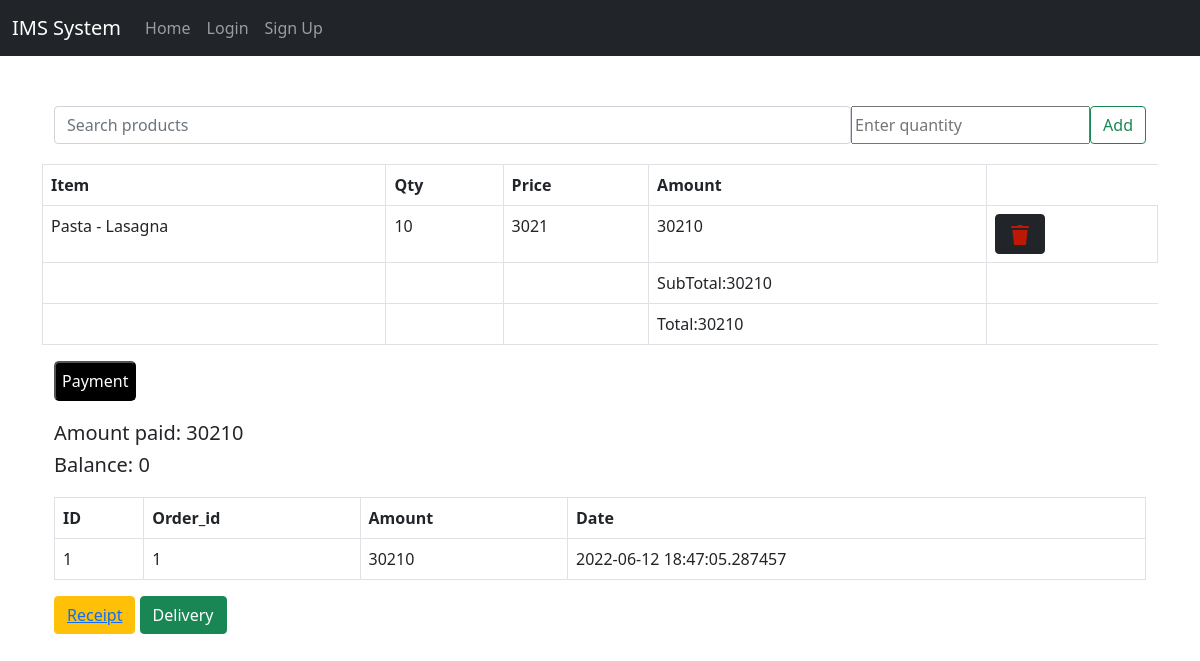
Page /order/1 on the committed database.
### app/models/orderdetails.py (models this page shows)
class OrderDetails(db.Model):
    __tablename__='orderdetails'
    id = db.Column(db.Integer, primary_key=True)
    order_id = db.Column(db.Integer, db.ForeignKey('orders.id'))
    pid = db.Column(db.Integer, db.ForeignKey('products.id'))
    quantity = db.Column(db.Integer, nullable=False)
    current_bp = db.Column(db.Integer,  nullable=True)
    current_sp = db.Column(db.Integer, nullable=True)
    order = relationship("Orders", backref="orderdetails")
    od = relationship("Products", backref="orderdetails")

### app/models/products.py (models this page shows)
class Products(db.Model):
    __tablename__ = 'products'
    id = db.Column(db.Integer, primary_key=True)
    name = db.Column(db.String(80), unique=True, nullable=False)
    bp = db.Column(db.Integer,  nullable=False)
    sp = db.Column(db.Integer, nullable=False)
    user_id = db.Column(db.Integer, db.ForeignKey('users.id'))

### app/models/payments.py (models this page shows)
class Payments(db.Model):
    __tablename__='payments'
    id = db.Column(db.Integer, primary_key=True)
    order_id = db.Column(db.Integer,db.ForeignKey('orders.id'))
    amount = db.Column(db.Integer, nullable=False)
    created_at = db.Column(db.DateTime, nullable=False,default=datetime.utcnow)
    order = relationship("Orders", backref="payments")

### app/main.py (the view, shortened to what this page needs)
@app.route('/order/<int:id>', methods=['GET','POST'])
def search(id):
    if request.method == 'GET':
        p = Products.query.all()
        pay = Payments.query.filter(Payments.order_id == id)
        ods = OrderDetails.query.with_entities(OrderDetails.order_id, OrderDetails.pid,OrderDetails.quantity ,Products.name,Products.sp).join(Products).filter(OrderDetails.order_id == id)
        for i in ods:
            pass
        return render_template('make_order.html',id=id,p = p,pay=pay,ods=ods)

### app/main.py (called while the page is built)
@app.context_processor
def utility_processor():
    def compute_quanity(orderID: int):
        inv = OrderDetails.query.with_entities(OrderDetails.quantity,Products.sp).join(Products).filter(OrderDetails.order_id == orderID).all()
        totals = list(map(lambda tupl: tupl[0]* tupl[1], inv))
        return sum(totals)
    return dict(compute_quanity=compute_quanity)

@app.teardown_appcontext
def shutdown_session(exception=None):
    db.session.remove()

### app/templates/make_order.html (shortened to what this page needs)
<!DOCTYPE html>
<html lang="en">
<head>
    <link rel="stylesheet" href="/static/css/boot 5/bootstrap.min.css">
    <link rel="stylesheet" href="/static/css/font-awesome4.7.0.min.css">
</head>
<body>
<nav class="navbar navbar-expand-lg navbar navbar-dark bg-dark">
        <div class="container-fluid">
          <a class="navbar-brand" href="#">IMS System</a>
          <div class="collapse navbar-collapse" id="navbarNavDropdown">
            <ul class="navbar-nav">
              <li class="nav-item">
                <a class="nav-link " href="/">Home</a>
              </li>
            </ul>
            <span  class="navbar-nav justify-content-end">
              {% if not current_user.is_authenticated %}
              <li class="nav-item"><a class="nav-link" href="/login"> Login</a></li>
              <li class="nav-item"><a class="nav-link" href="/signup"> Sign Up</a></li>
              {% endif %}
            </span>
          </div>
        </div>
</nav>
<div class='container'>
      <div class="container ">
          <form class="d-flex" action="/order/{{id}}" method="post">
            <input class="form-control " list="datalistOptions" id="i" name="search" type="search" placeholder="Search products" aria-label="Search">
            <input name="qty" type="text" placeholder="Enter quantity " aria-label="Search">
            <button class="btn btn-outline-success" type="submit">Add</button>
          </form>
      </div>
{% set total = 0  %}
      <table class="table table-hover table-bordered">
        <thead>
          <tr>
            <th scope="col">Item</th>
            <th scope="col">Qty</th>
            <th scope="col">Price</th>
            <th scope="col">Amount</th>
          </tr>
        </thead>
        <tbody>
          {% for r in ods %}
          {% set total = r.sp * r.quantity %}
          <tr>
            <td> {{r.name}}</td>
            <td> {{r.quantity}} </td>
            <td> {{r.sp}} </td>
            <td> {{total}} </td>
            <td>
              <button type="button" class="btn btn-dark" data-bs-toggle="modal" data-bs-target="#staticBackdrop{{r.pid}}">
                <img src = "/static/images/delete-24.svg" alt="remove"/>
              </button>
            </td>
          </tr>
          {% endfor %}
        </tbody>
        <tfoot>
          <tr>
            <td></td>
            <td></td>
            <td></td>
            <td>SubTotal:{{ compute_quanity(id) }} </td>
          </tr>
          <tr>
            <td></td>
            <td></td>
            <td></td>
            <td>Total:{{ compute_quanity(id) }} </td>
          </tr>
        </tfoot>
      </table>
      <div class="container-fluid " >
        <button type="button" class="pay" data-bs-toggle="modal" data-bs-target="#staticBackdropp">
          Payment
        </button>
      </div>
      <div class="container">
        <h5>Amount paid: {{ pay|sum(attribute='amount') }} </h5>
        <h5>Balance: {{ compute_quanity(id) - pay|sum(attribute='amount') }} </h5>
        <table class="table table-hover table-bordered" id="table1">
            <thead>
              <tr>
                <th scope="col">ID</th>
                <th scope="col">Order_id</th>
                <th scope="col">Amount</th>
                <th scope="col">Date</th>
              </tr>
            </thead>
            <tbody>
              {% for i in pay %}
              <tr>
                <td>{{i.id}}</td>
                <td>{{i.order_id}}</td>
                <td>{{i.amount}}</td>
                <td>{{i.created_at}}</td>
              </tr>
              {% endfor %}
            </tbody>
        </table>
      </div>
      <div class="container-fluid " >
        <button class="btn btn-warning" type="button"><a href="/receipt"> Receipt </a></button>
        <button type="button" class="btn btn-success" data-bs-toggle="modal" data-bs-target="#staticbackdrop">
          Delivery
        </button>
      </div>
</div>
</body>
</html>

### app/templates/make_order.html (style rules this page uses)
.navbar { margin-bottom: 50px; border-radius: 0; background-color: black; }
body { margin-bottom: 60px; }
.pay { margin-bottom:20px; background-color:black; color:white; padding:6px; border-radius:5px; }
.table { margin-top: 20px; }

### rows in the picture
OrderDetails: name "Pasta - Lasagna", quantity "10", sp "3021", total "30210"
Payments: id "1", order_id "1", amount "30210", created_at "2022-06-12 18:47:05.287457"

### other values in the picture
{{ compute_quanity(id) }} "30210"
{{ pay|sum(attribute='amount') }} "30210"
{{ compute_quanity(id) - pay|sum(attribute='amount') }} "0"
